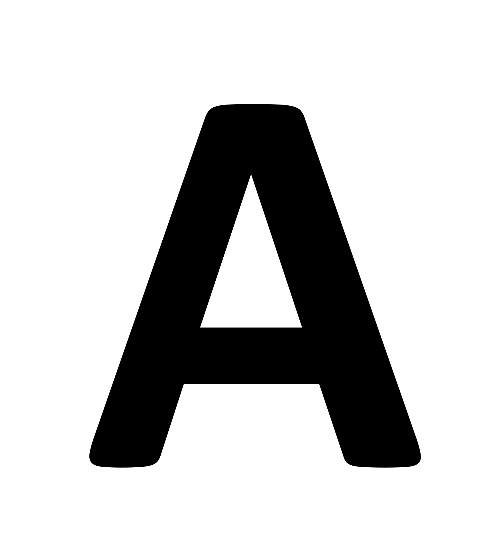
#> input picture Find_landing/templates/A.png, 503 x 556 px
$ python -i find.py   (imports and definitions only)
#> lines starting #> are read from the running program, lines starting #| are printed output that depends on the picture; after the words box and inside, x2 and y2 are one past the last pixel; in counts of white or black regions, pixels touching at a corner belong together
#> further down, picture is the input picture: shape (556, 503, 3); min 0, max 255, mean 203.1
### Find_landing/camera_manager.py

import threading
import time
# Pi Camera (commented out - using laptop camera instead)
# from picamera2 import Picamera2
import cv2  # Using OpenCV for laptop camera
import numpy as np
import json
import os


class CameraManager:
    """
    Singleton class to manage camera access across multiple users/threads
    Modified to use laptop camera (OpenCV) instead of Pi Camera
    """
    _instance = None
    _lock = threading.Lock()

    def __new__(cls):
        if cls._instance is None:
            with cls._lock:
                if cls._instance is None:
                    cls._instance = super(CameraManager, cls).__new__(cls)
                    cls._instance._initialized = False
        return cls._instance

    def __init__(self):
        if self._initialized:
            return

        with self._lock:
            if not self._initialized:
                self.cameras = {}  # camera_id -> camera object
                self.camera_locks = {}  # camera_id -> threading.Lock
                self.camera_configs = {}  # camera_id -> config dict
                self.camera_users = {}  # camera_id -> set of user_ids
                self._initialized = True

    # [227 lines left out: functions get_camera, _initialize_camera, capture_frame, release_camera, not called in this run]

    def is_camera_active(self, camera_id):
        """Check if camera is currently active"""
        return camera_id in self.cameras

    def get_camera_users(self, camera_id):
        """Get set of users currently using the camera"""
        return self.camera_users.get(camera_id, set()).copy()

    # [24 lines left out: function release_all_cameras, not called in this run]


# Global singleton instance
_camera_manager_instance = CameraManager()


def get_camera_manager():
    """Get the global CameraManager instance"""
    return _camera_manager_instance

### Find_landing/find.py
import cv2
import numpy as np
from camera_manager import get_camera_manager
import time
from collections import deque
from threading import Thread
from queue import Queue

import random


detection_history = deque(maxlen=10)
frame_queue = Queue(maxsize=1)
result_queue = Queue(maxsize=1)
running = True
frame_skip_counter = 0
FRAME_SKIP = 3
last_stable_result = None


# [47 lines left out: functions preprocess_image, fit_circle, ransac_ring, not called in this run]

def detect_circles(image, min_circularity=0.65, min_area=8000, max_ellipse_ratio=2.5, min_points=30):
#> called with min_circularity = 0.65, min_area = 8000, max_ellipse_ratio = 2.5, min_points = 30
    gray = cv2.cvtColor(image, cv2.COLOR_BGR2GRAY) if len(image.shape) == 3 else image
    gray = cv2.GaussianBlur(gray, (3, 3), 0)
    clahe = cv2.createCLAHE(clipLimit=2.0, tileGridSize=(8, 8))
    enhanced = clahe.apply(gray)
    denoised = cv2.bilateralFilter(enhanced, 5, 25, 25)
    _, binary = cv2.threshold(denoised, 0, 255, cv2.THRESH_BINARY_INV + cv2.THRESH_OTSU)
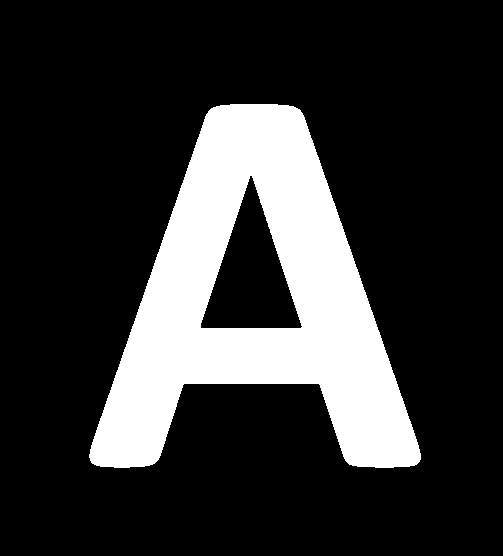
#> binary: shape (556, 503); 20.3% white; 1 white region, box (x1, y1, x2, y2) and area: (89, 104, 421, 468) 56902
    kernel = cv2.getStructuringElement(cv2.MORPH_ELLIPSE, (5, 5))
    binary = cv2.morphologyEx(binary, cv2.MORPH_CLOSE, kernel, iterations=2)
#> binary: shape (556, 503); 20.4% white; 1 white region, box (x1, y1, x2, y2) and area: (89, 104, 421, 468) 56984
    binary = cv2.morphologyEx(binary, cv2.MORPH_OPEN, kernel, iterations=1)
#> binary: shape (556, 503); 20.4% white; 1 white region
    contours, _ = cv2.findContours(binary, cv2.RETR_EXTERNAL, cv2.CHAIN_APPROX_NONE)
#> contours = 1 contour; box (x1, y1, x2, y2) and area: (89, 104, 421, 468) 64166
    circles = []
    for cnt in contours:
        if len(cnt) < min_points:
            continue
        area = cv2.contourArea(cnt)
        if area < min_area:
            continue
        peri = cv2.arcLength(cnt, True)
        if peri == 0:
            continue
        circularity = 4 * np.pi * area / (peri * peri)
        if circularity < min_circularity:
            continue


        is_ring, circle_out, circle_in = ransac_ring(cnt)
        if is_ring:
            cx, cy = map(int, circle_out[0])
            r_out = int(circle_out[1])
            r_in = int(circle_in[1])
            pad = int(r_out * 0.3)
            x0 = max(0, cx - r_out - pad)
            y0 = max(0, cy - r_out - pad)
            x1 = min(image.shape[1], cx + r_out + pad)
            y1 = min(image.shape[0], cy + r_out + pad)
            circles.append({
                'center': (cx, cy),
                'radius_outer': r_out,
                'radius_inner': r_in,
                'bbox': (x0, y0, x1, y1),
                'area': area,
                'circularity': circularity,
                'type': 'ring'
            })
            continue

        if len(cnt) >= 5:
            ellipse = cv2.fitEllipse(cnt)
            (ex, ey), (MA, ma), angle = ellipse
            ellipse_ratio = max(MA, ma) / min(MA, ma)
            if ellipse_ratio < max_ellipse_ratio:
                pad = int(max(MA, ma) * 0.2)
                x0 = max(0, int(ex - MA/2 - pad))
                y0 = max(0, int(ey - ma/2 - pad))
                x1 = min(image.shape[1], int(ex + MA/2 + pad))
                y1 = min(image.shape[0], int(ey + ma/2 + pad))
                circles.append({
                    'center': (int(ex), int(ey)),
                    'ellipse_axes': (int(MA/2), int(ma/2)),
                    'angle': angle,
                    'bbox': (x0, y0, x1, y1),
                    'area': area,
                    'circularity': circularity,
                    'ellipse_ratio': ellipse_ratio,
                    'type': 'ellipse'
                })
                continue

        (cx, cy), radius = cv2.minEnclosingCircle(cnt)
        cx, cy, radius = int(cx), int(cy), int(radius)
        pad = int(radius * 0.3)
        x0 = max(0, cx - radius - pad)
        y0 = max(0, cy - radius - pad)
        x1 = min(image.shape[1], cx + radius + pad)
        y1 = min(image.shape[0], cy + radius + pad)
        circles.append({
            'center': (cx, cy),
            'radius': radius,
            'bbox': (x0, y0, x1, y1),
            'area': area,
            'circularity': circularity,
            'type': 'circle'
        })
#> this loop made 1 pass
#> (area, peri, circularity) on pass 1: (64166, 1359.2, 0.436)
#> after the loop, circles = []
        # print(f"Detected circle: Center=({cx},{cy}), Radius={radius}, Area={area}, Circularity={circularity:.3f}")
    return circles


# [429 lines left out: functions load_template, recognize_H, capture_thread, detection_thread, main, not called in this run]

>>> import cv2
>>> picture = cv2.imread('templates/A.png')
>>> result = detect_circles(picture)
#> result = []

$ run again, on Find_landing/templates/K.png
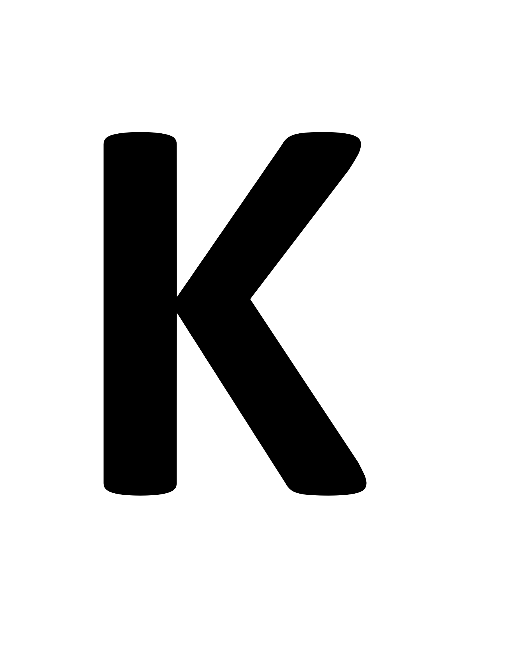
#> input picture Find_landing/templates/K.png, 510 x 658 px
#> picture is the input picture: shape (658, 510, 3); min 0, max 255, mean 212.6
#> in detect_circles, `_, binary = cv2.threshold(denoised, 0, 255, cv2.THRESH_BINARY_INV + cv..`:
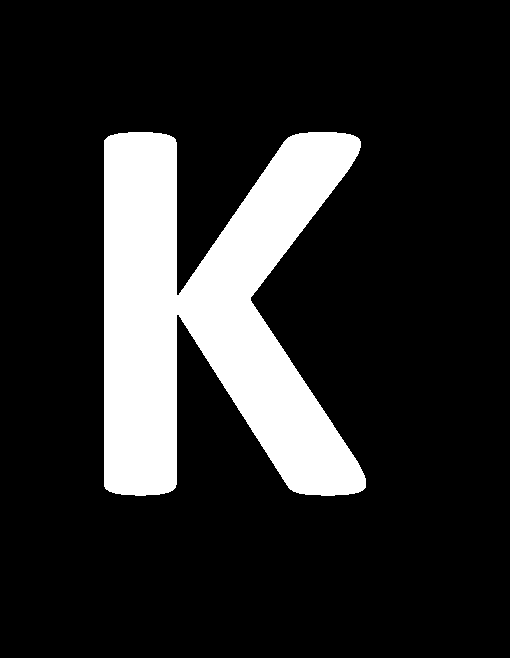
#> binary: shape (658, 510); 16.6% white; 1 white region, box (x1, y1, x2, y2) and area: (104, 132, 366, 496) 55721
#> contours = 1 contour; box (x1, y1, x2, y2) and area: (104, 132, 366, 496) 55002
#> the loop in detect_circles, `for cnt in contours:` made 1 pass
#> (area, peri, circularity) on pass 1: (55001.5, 1826.5, 0.207)
#> after the loop in detect_circles, `for cnt in contours:`: circles = []

$ run again, on Find_landing/templates/Y.png
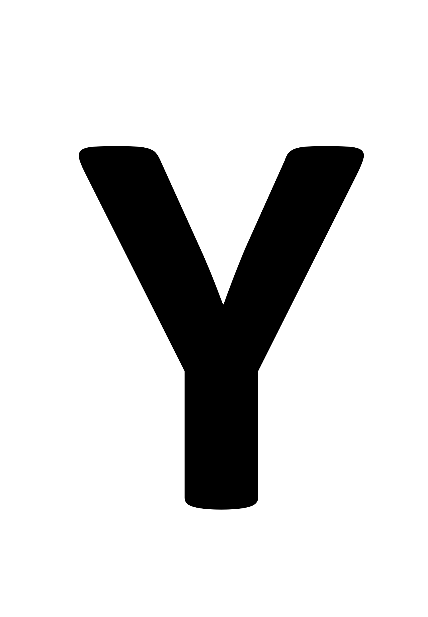
#> input picture Find_landing/templates/Y.png, 428 x 617 px
#> picture is the input picture: shape (617, 428, 3); min 0, max 255, mean 215.2
#> in detect_circles, `_, binary = cv2.threshold(denoised, 0, 255, cv2.THRESH_BINARY_INV + cv..`:
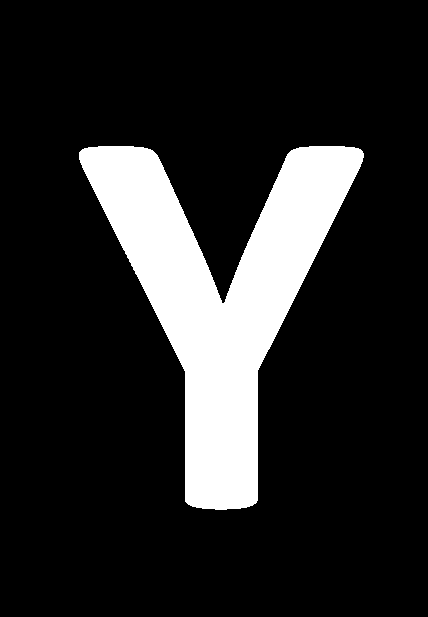
#> binary: shape (617, 428); 15.6% white; 1 white region, box (x1, y1, x2, y2) and area: (79, 146, 364, 510) 41146
#> contours = 1 contour; box (x1, y1, x2, y2) and area: (79, 146, 364, 510) 40583
#> the loop in detect_circles, `for cnt in contours:` made 1 pass
#> (area, peri, circularity) on pass 1: (40583, 1368.2, 0.272)
#> after the loop in detect_circles, `for cnt in contours:`: circles = []
